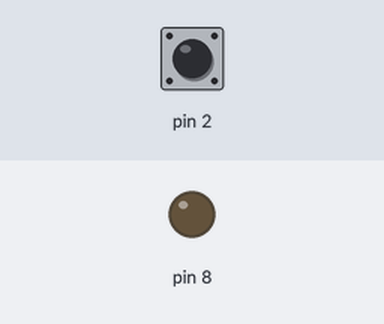
Recording of a sketch running on a simulated Arduino Uno, built with avr-gcc and run on an emulated ATmega328P. On the bench: output pins drawn as LEDs (lit = HIGH). The inputs (shaded band) are chosen by the test bench; at power-on: pin 2 HIGH.

Above: at 1.2 s.
1.3 s: pin 2 pulled LOW for 0.15 s
At 1.37 s:
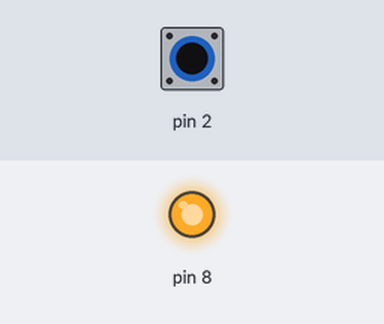
2.9 s: pin 2 pulled LOW for 3.2 s
At 6.9 s:
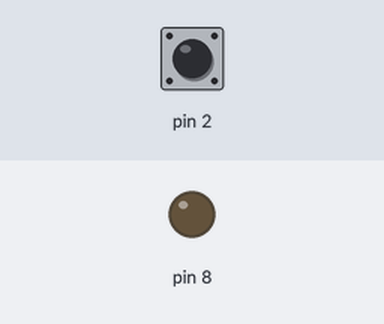
Timing chart, 0 to 8.4 s (numbered marks = the images above; inputs shaded):
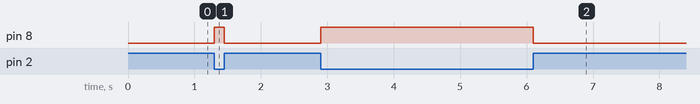

The sketch:

02_Button_Controlled_LED.ino
```cpp
int buttonState;

void setup()
{
    pinMode(8, OUTPUT);
    pinMode(2, INPUT_PULLUP);
}

void loop()
{
    buttonState = digitalRead(2);

    if (buttonState == LOW)
    {
        digitalWrite(8, HIGH);
    }
    else
    {
        digitalWrite(8, LOW);
    }
}
```

Measured:
- after the input at 1.3 s, pin 8: LOW → HIGH at once, → LOW 0.15 s later
- after the input at 2.9 s, pin 8: LOW → HIGH at once, → LOW 3.2 s later
